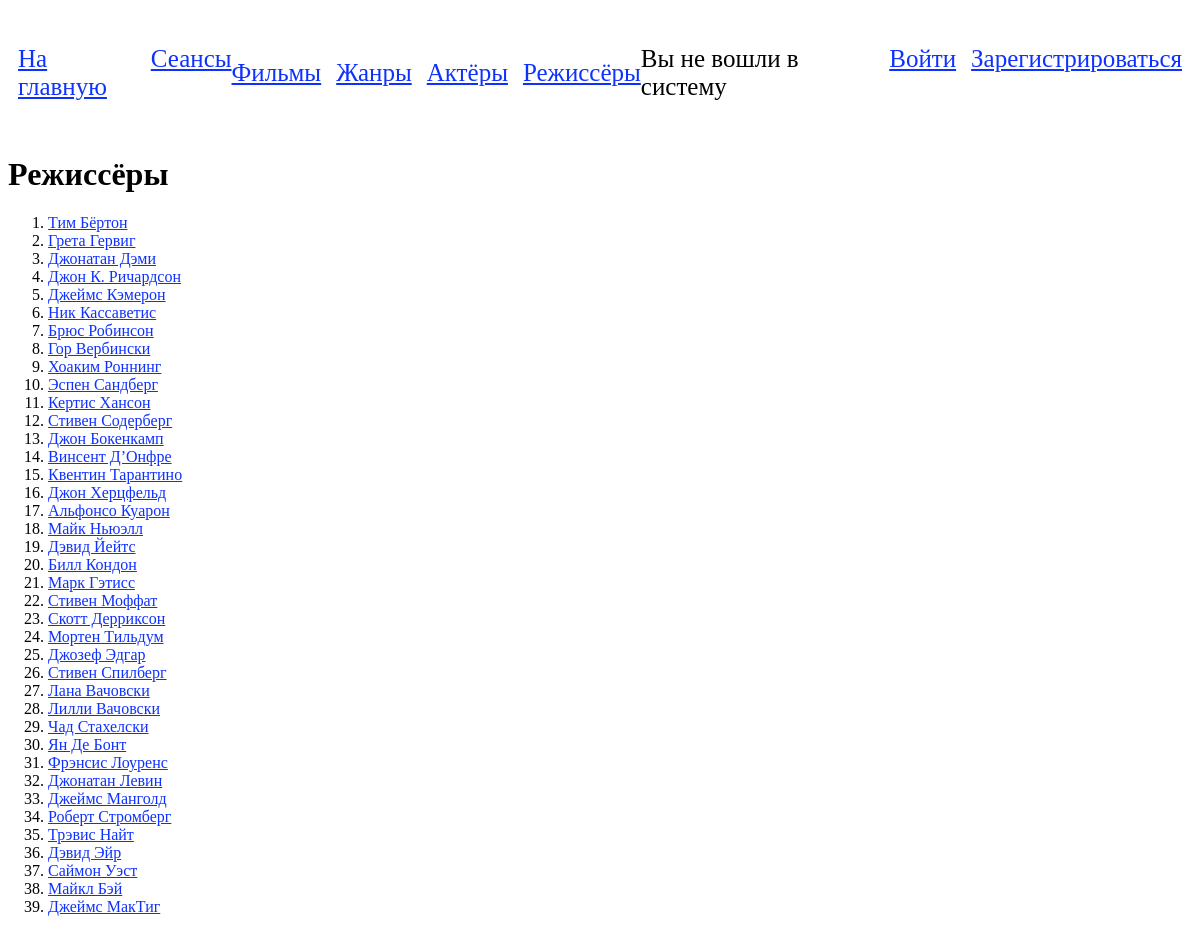
The page /directors/ on the database its author committed.
### app/models.py (models this page shows)
class BaseModel(models.Model):
    name = models.CharField(max_length=100)
    age = models.IntegerField()
    sex = models.CharField(max_length=6)
    image = models.ImageField(upload_to=f'{BASE_DIR}/images/', default='')
    class Meta:
        abstract = True
    def __str__(self):
        return self.name

class Director(BaseModel):
    films = models.ManyToManyField('Film', related_name='director_films')

### app/views.py (the view)
# urls.py: path('directors/', views.directors, name='directors'),
def directors(request):
    directors_list = Director.objects.all()
    return render(request, 'cinema/directors.html', {'directors_list': directors_list})

### templates/cinema/directors.html (shortened to what this page needs)
{% extends 'cinema/base.html' %}
{% block content %}
    <h1>Режиссёры</h1>
    <ul style="list-style-type: decimal">
        {% for director in directors_list %}
            <li><a href="{% url 'director_detail' director.id %}">{{director}}</a></li>
        {% endfor %}
    </ul>
{% endblock %}

### static/css/styles.css (style rules this page uses)
a { color: #0f31ff; }

### rows shown on the page
Director: name "Тим Бёртон"
Director: name "Грета Гервиг"
Director: name "Джонатан Дэми"
Director: name "Джон К. Ричардсон"
Director: name "Джеймс Кэмерон"
Director: name "Ник Кассаветис"
Director: name "Брюс Робинсон"
Director: name "Гор Вербински"
Director: name "Хоаким Роннинг"
Director: name "Эспен Сандберг"
Director: name "Кертис Хансон"
Director: name "Стивен Содерберг"
Director: name "Джон Бокенкамп"
Director: name "Винсент Д’Онфре"
Director: name "Квентин Тарантино"
Director: name "Джон Херцфельд"
Director: name "Альфонсо Куарон"
Director: name "Майк Ньюэлл"
Director: name "Дэвид Йейтс"
Director: name "Билл Кондон"
Director: name "Марк Гэтисс"
Director: name "Стивен Моффат"
Director: name "Скотт Дерриксон"
Director: name "Мортен Тильдум"
Director: name "Джозеф Эдгар"
Director: name "Стивен Спилберг"
Director: name "Лана Вачовски"
Director: name "Лилли Вачовски"
Director: name "Чад Стахелски"
Director: name "Ян Де Бонт"
Director: name "Фрэнсис Лоуренс"
Director: name "Джонатан Левин"
Director: name "Джеймс Манголд"
Director: name "Роберт Стромберг"
Director: name "Трэвис Найт"
Director: name "Дэвид Эйр"
Director: name "Саймон Уэст"
Director: name "Майкл Бэй"
Director: name "Джеймс МакТиг"
